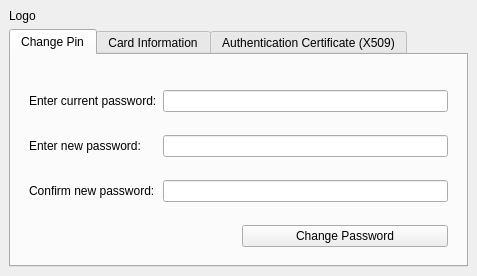
<?xml version="1.0" encoding="UTF-8"?>
<ui version="4.0">
 <class>MainWidget</class>
 <widget class="QMainWindow" name="MainWidget">
  <property name="geometry">
   <rect>
    <x>0</x>
    <y>0</y>
    <width>477</width>
    <height>274</height>
   </rect>
  </property>
  <property name="windowTitle">
   <string>MainWindow</string>
  </property>
  <widget class="QWidget" name="centralwidget">
   <layout class="QVBoxLayout" name="verticalLayout">
    <item>
     <layout class="QGridLayout" name="gridLayout">
      <item row="0" column="1">
       <widget class="QLabel" name="logoLabel">
        <property name="text">
         <string>Logo</string>
        </property>
       </widget>
      </item>
     </layout>
    </item>
    <item>
     <widget class="QTabWidget" name="tabWidget">
      <property name="currentIndex">
       <number>0</number>
      </property>
      <widget class="QWidget" name="pinChangeTab">
       <attribute name="title">
        <string>Change Pin</string>
       </attribute>
       <layout class="QVBoxLayout" name="verticalLayout_2">
        <item>
         <widget class="QWidget" name="passwordWidget" native="true">
          <layout class="QGridLayout" name="gridLayout_5">
           <item row="3" column="2">
            <widget class="QLabel" name="confirmPinInfoLabel">
             <property name="text">
              <string/>
             </property>
             <property name="alignment">
              <set>Qt::AlignRight|Qt::AlignTrailing|Qt::AlignVCenter</set>
             </property>
            </widget>
           </item>
           <item row="2" column="2">
            <widget class="QLabel" name="newPinInfoLabel">
             <property name="text">
              <string/>
             </property>
             <property name="alignment">
              <set>Qt::AlignRight|Qt::AlignTrailing|Qt::AlignVCenter</set>
             </property>
            </widget>
           </item>
           <item row="0" column="2">
            <widget class="QLabel" name="currentPinInfoLabel">
             <property name="text">
              <string/>
             </property>
             <property name="alignment">
              <set>Qt::AlignRight|Qt::AlignTrailing|Qt::AlignVCenter</set>
             </property>
            </widget>
           </item>
           <item row="4" column="2">
            <widget class="QPushButton" name="changePasswordButton">
             <property name="text">
              <string>Change Password</string>
             </property>
            </widget>
           </item>
           <item row="0" column="1" rowspan="4" colspan="2">
            <layout class="QGridLayout" name="gridLayout_2">
             <item row="0" column="0">
              <widget class="QLabel" name="oldPinLabel">
               <property name="text">
                <string>Enter current password:</string>
               </property>
              </widget>
             </item>
             <item row="0" column="1">
              <widget class="QLineEdit" name="currentPasswordLineEdit">
               <property name="echoMode">
                <enum>QLineEdit::Password</enum>
               </property>
              </widget>
             </item>
             <item row="1" column="1">
              <widget class="QLineEdit" name="newPasswordLineEdit">
               <property name="echoMode">
                <enum>QLineEdit::Password</enum>
               </property>
              </widget>
             </item>
             <item row="1" column="0">
              <widget class="QLabel" name="newPinLabel">
               <property name="text">
                <string>Enter new password:</string>
               </property>
              </widget>
             </item>
             <item row="2" column="0">
              <widget class="QLabel" name="confirmPinLabel">
               <property name="text">
                <string>Confirm new password:</string>
               </property>
              </widget>
             </item>
             <item row="2" column="1">
              <widget class="QLineEdit" name="confirmPasswordLineEdit">
               <property name="echoMode">
                <enum>QLineEdit::Password</enum>
               </property>
              </widget>
             </item>
            </layout>
           </item>
          </layout>
         </widget>
        </item>
       </layout>
      </widget>
      <widget class="QWidget" name="cardInformationTab">
       <attribute name="title">
        <string>Card Information</string>
       </attribute>
       <layout class="QVBoxLayout" name="verticalLayout_3">
        <item>
         <layout class="QGridLayout" name="gridLayout_3">
          <item row="4" column="1" colspan="3">
           <widget class="QLineEdit" name="nameLineEdit">
            <property name="readOnly">
             <bool>true</bool>
            </property>
           </widget>
          </item>
          <item row="1" column="1">
           <widget class="QLineEdit" name="issuingDateLineEdit">
            <property name="readOnly">
             <bool>true</bool>
            </property>
           </widget>
          </item>
          <item row="7" column="0">
           <widget class="QLabel" name="label_7">
            <property name="text">
             <string>Address:</string>
            </property>
           </widget>
          </item>
          <item row="5" column="1" colspan="3">
           <widget class="QLineEdit" name="birthdateLineEdit">
            <property name="readOnly">
             <bool>true</bool>
            </property>
           </widget>
          </item>
          <item row="7" column="1" colspan="3">
           <widget class="QLineEdit" name="addressLineEdit">
            <property name="readOnly">
             <bool>true</bool>
            </property>
           </widget>
          </item>
          <item row="3" column="0">
           <widget class="QLabel" name="label_3">
            <property name="text">
             <string>Financial Code:</string>
            </property>
           </widget>
          </item>
          <item row="6" column="1" colspan="3">
           <widget class="QLineEdit" name="sexLineEdit">
            <property name="readOnly">
             <bool>true</bool>
            </property>
           </widget>
          </item>
          <item row="3" column="1" colspan="3">
           <widget class="QLineEdit" name="financialCodeLineEdit">
            <property name="readOnly">
             <bool>true</bool>
            </property>
           </widget>
          </item>
          <item row="1" column="2">
           <widget class="QLabel" name="label_2">
            <property name="text">
             <string>Expiring Date</string>
            </property>
           </widget>
          </item>
          <item row="6" column="0">
           <widget class="QLabel" name="label_6">
            <property name="text">
             <string>Sex:</string>
            </property>
           </widget>
          </item>
          <item row="1" column="3">
           <widget class="QLineEdit" name="expiringDateLineEdit">
            <property name="readOnly">
             <bool>true</bool>
            </property>
           </widget>
          </item>
          <item row="4" column="0">
           <widget class="QLabel" name="label_4">
            <property name="text">
             <string>Cardholder Name:</string>
            </property>
           </widget>
          </item>
          <item row="5" column="0">
           <widget class="QLabel" name="label_5">
            <property name="text">
             <string>Birthdate:</string>
            </property>
           </widget>
          </item>
          <item row="1" column="0">
           <widget class="QLabel" name="label">
            <property name="text">
             <string>Issuing Date</string>
            </property>
           </widget>
          </item>
          <item row="2" column="0">
           <widget class="QLabel" name="label_8">
            <property name="text">
             <string>Serial Number:</string>
            </property>
           </widget>
          </item>
          <item row="2" column="1" colspan="3">
           <widget class="QLineEdit" name="serialNumberLineEdit">
            <property name="readOnly">
             <bool>true</bool>
            </property>
           </widget>
          </item>
         </layout>
        </item>
       </layout>
      </widget>
      <widget class="QWidget" name="authenticationCertificateTab">
       <attribute name="title">
        <string>Authentication Certificate (X509)</string>
       </attribute>
       <layout class="QVBoxLayout" name="verticalLayout_4">
        <item>
         <layout class="QGridLayout" name="gridLayout_4">
          <item row="1" column="1">
           <widget class="QLineEdit" name="x509validNotBeforeLineEdit">
            <property name="readOnly">
             <bool>true</bool>
            </property>
           </widget>
          </item>
          <item row="2" column="1">
           <widget class="QLineEdit" name="x509ValidNotAfterLineEdit">
            <property name="readOnly">
             <bool>true</bool>
            </property>
           </widget>
          </item>
          <item row="0" column="0">
           <widget class="QLabel" name="label_9">
            <property name="text">
             <string>Serial Number:</string>
            </property>
           </widget>
          </item>
          <item row="0" column="1">
           <widget class="QLineEdit" name="x509SerialNumerLineEdit">
            <property name="readOnly">
             <bool>true</bool>
            </property>
           </widget>
          </item>
          <item row="1" column="0">
           <widget class="QLabel" name="label_10">
            <property name="text">
             <string>Valid from:</string>
            </property>
           </widget>
          </item>
          <item row="2" column="0">
           <widget class="QLabel" name="label_11">
            <property name="text">
             <string>Valid until:</string>
            </property>
           </widget>
          </item>
          <item row="3" column="1">
           <widget class="QLineEdit" name="x509IssuerCommonNameLineEdit">
            <property name="readOnly">
             <bool>true</bool>
            </property>
           </widget>
          </item>
          <item row="3" column="0">
           <widget class="QLabel" name="label_12">
            <property name="text">
             <string>Issuer:</string>
            </property>
           </widget>
          </item>
         </layout>
        </item>
        <item>
         <spacer name="verticalSpacer">
          <property name="orientation">
           <enum>Qt::Vertical</enum>
          </property>
          <property name="sizeHint" stdset="0">
           <size>
            <width>20</width>
            <height>40</height>
           </size>
          </property>
         </spacer>
        </item>
       </layout>
      </widget>
     </widget>
    </item>
   </layout>
  </widget>
 </widget>
 <resources/>
 <connections/>
</ui>
